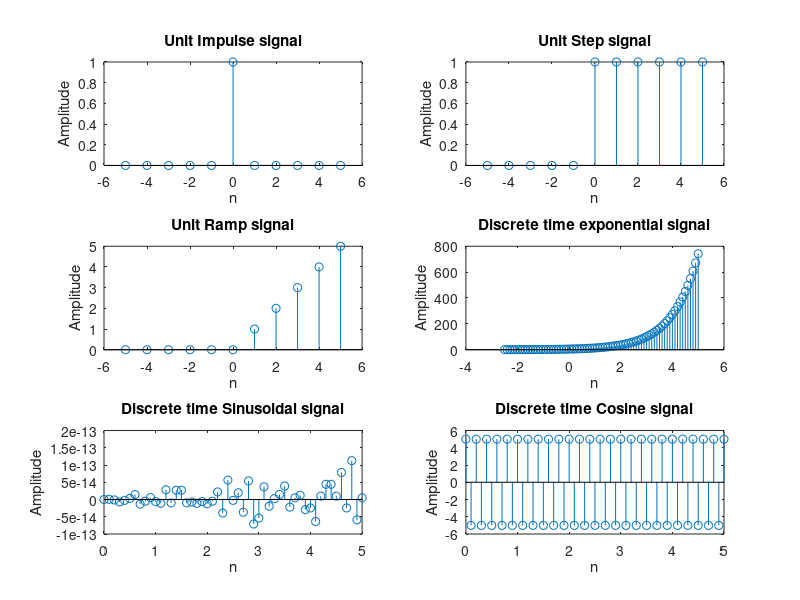

The MATLAB script that drew this image:
clc;
close all;

%%Impulse
disp('Unit Impulse Signal\n')
range = input('Enter the range of X-axis: ');
x_axis = (-range:1:range);
y_axis = [zeros(1,range),ones(1,1),zeros(1,range)];
subplot(3,2,1);
stem(x_axis,y_axis);
title('Unit Impulse signal');
xlabel('n');
ylabel('Amplitude')

%%Step
disp('\nUnit Step Signal\n')
range = input('Enter the range of X-axis: ');
x_axis = (-range:1:range);
y_axis = [zeros(1,range),ones(1,range+1)];
subplot(3,2,2);
stem(x_axis,y_axis);
title('Unit Step signal');
xlabel('n');
ylabel('Amplitude')

%%Ramp
disp('\nUnit Ramp Signal\n')
range = input('Enter the range of X-axis: ');
x_axis = (-range:1:range);
y_axis = [zeros(1,range),x_axis(range+1:2*range+1)];
subplot(3,2,3);
stem(x_axis,y_axis);
title('Unit Ramp signal');
xlabel('n');
ylabel('Amplitude')

%%Exponential
disp('\nDiscrete time exponential Signal\n')
range = input('Enter the time period: ');
A = input('\nEnter the pre-exponential factor: '); 
x_axis = (-range/2:0.1:range);
y_axis = A*exp(x_axis);
subplot(3,2,4);
stem(x_axis,y_axis);
title('Discrete time exponential signal');
xlabel('n');
ylabel('Amplitude')

%%Sinusoidal
disp('\nDiscrete time Sinusoidal Signal\n')
N = input('Enter the time period N: ');
A = input('\nEnter the Amplitude: ');
f = input('\nEnter the frequency: ');
x_axis = (0:0.1:N);
y_axis = A*sin(2*pi*f*x_axis);
subplot(3,2,5);
stem(x_axis,y_axis);
title('Discrete time Sinusoidal signal');
xlabel('n');
ylabel('Amplitude')


%%Cosine
disp('\nDiscrete time Cosine Signal\n')
N = input('Enter the time period N: ');
A = input('\nEnter the Amplitude: ');
f = input('\nEnter the frequency: ');
x_axis = (0:0.1:N);
y_axis = A*cos(2*pi*f*x_axis);
subplot(3,2,6);
stem(x_axis,y_axis);
title('Discrete time Cosine signal');
xlabel('n');
ylabel('Amplitude')
